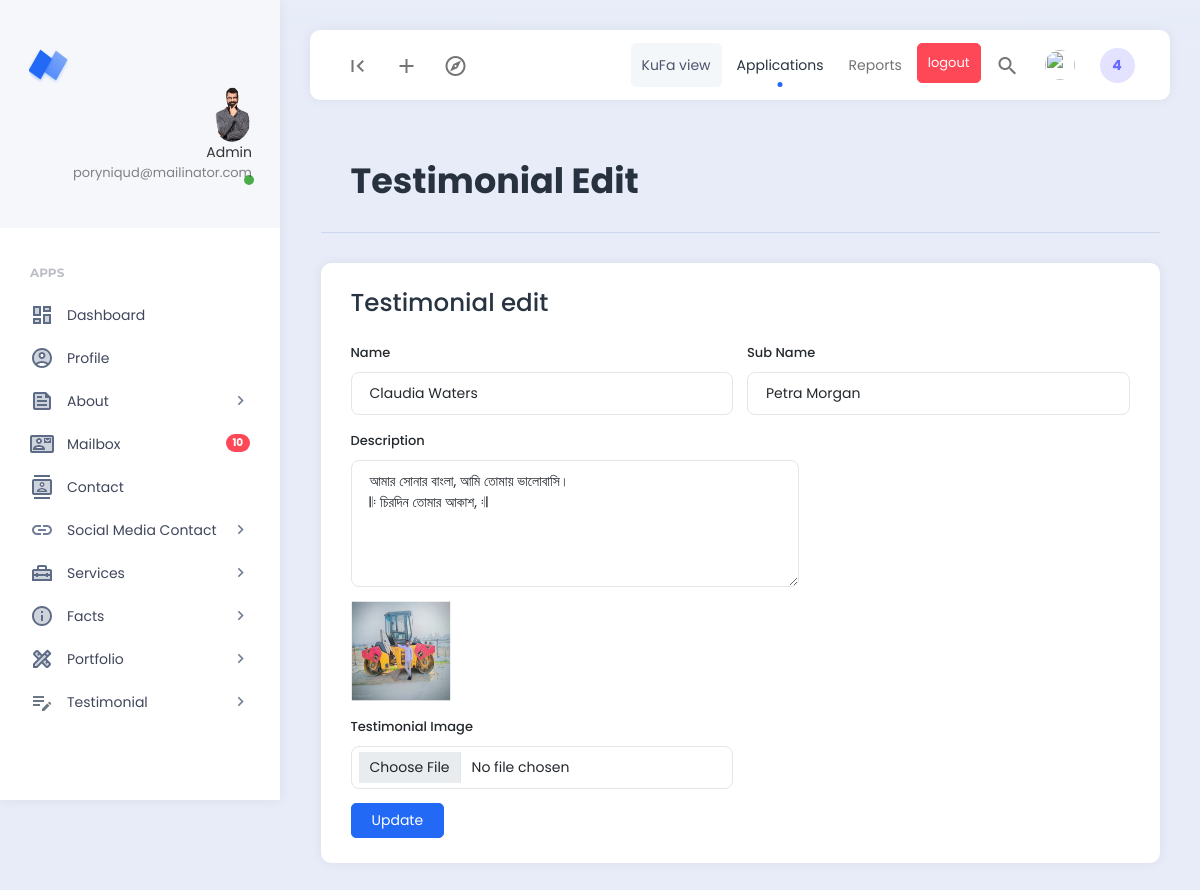
/dashboard/testimonial_edit.php?edit_id=3 (signed in), run on an earlier commit of the app's database.
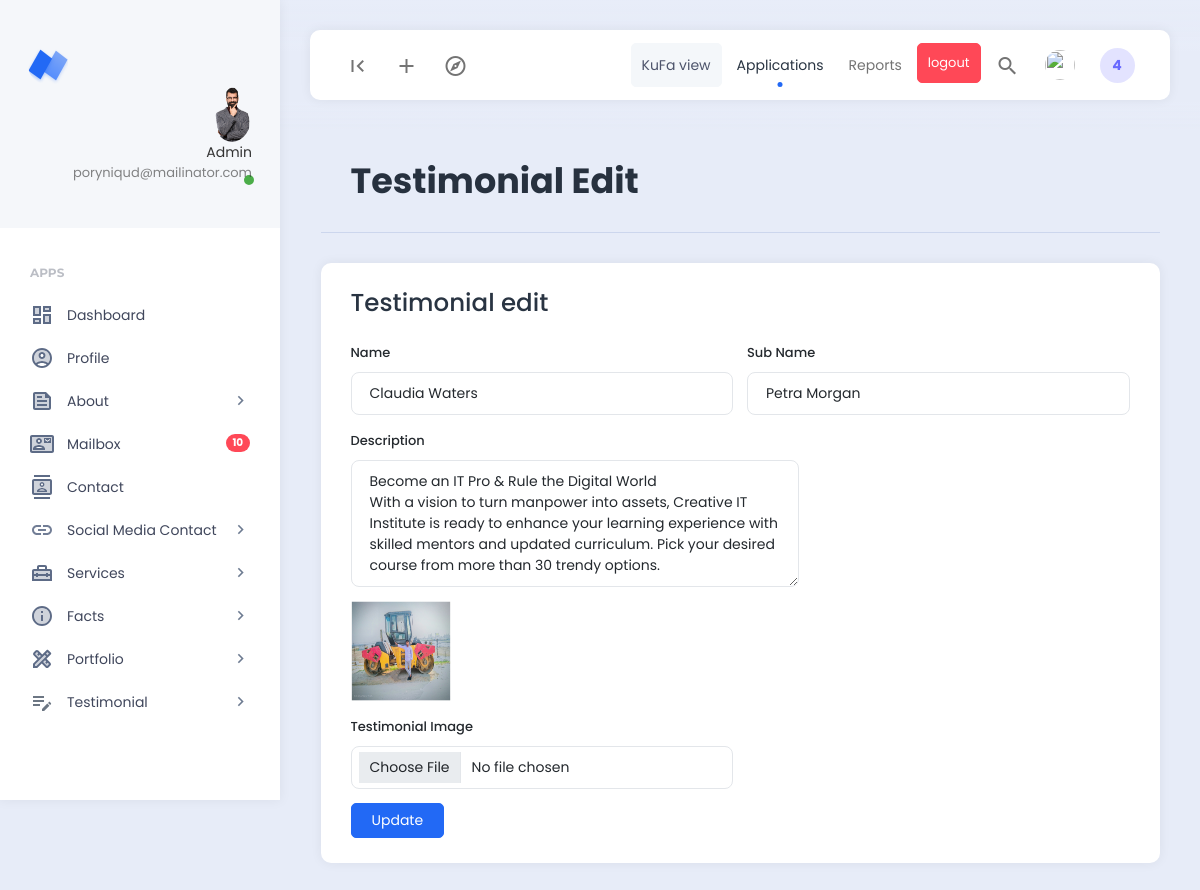
And on a later commit of the database.
### tables this page shows
CREATE TABLE `testimonials` (
  `id` int NOT NULL,
  `name` varchar(100) NOT NULL,
  `sub_name` varchar(100) NOT NULL,
  `description` longtext NOT NULL,
  `image` varchar(100) NOT NULL,
  `status` varchar(20) NOT NULL DEFAULT 'active'
);

### dashboard/testimonial_edit.php (the view, shortened to what this page needs)
<?php
include('./extends/header.php');
include('../config/db.php');
$id = $_GET['edit_id'];
$select_quary = "SELECT * FROM testimonials WHERE id='$id'";
$connect = mysqli_query($db_connect,$select_quary);
$testimonial = mysqli_fetch_assoc($connect);
?>
<div class="row">
    <div class="col">
        <div class="page-description">
            <h1>Testimonial Edit</h1>
        </div>
    </div>
</div>
<div class="row">
    <div class="col-12">
        <div class="card">
            <div class="card-header">
                <h3>Testimonial edit</h3>
            </div>
            <div class="card-body">
                <form class="row g-3" action="testimonial_post.php" method="POST" enctype="multipart/form-data">
                    <div class="col-md-6">
                        <label for="" class="form-label">Name</label>
                        <input type="text" class="form-control" placeholder="Name" name="name"
                            value="<?= $testimonial['name']?>">
                    </div>
                    <div class="col-md-6">
                        <label for="" class="form-label">Sub Name</label>
                        <input type="text" class="form-control" placeholder="Sub Name" name="sub_name"
                            value="<?= $testimonial['sub_name'] ?>">
                    </div>
                    <div class="col-md-7">
                        <label for="" class="form-label" placeholder="Description...">Description</label><br>
                        <textarea name="description" id="" cols="80" rows="5"
                            class="form-control"><?= $testimonial['description'] ?></textarea>
                    </div>
                    <div><img src="../images/testimonial/<?= $testimonial['image'] ?>" alt=""
                            style="width:100px; height:100px;"></div>
                    <div class="col-md-6">
                        <label for="" class="form-label">Testimonial Image</label>
                        <input type="file" class="form-control" name="image">
                    </div>
                    <div class="col-12">
                        <button type="submit" class="btn btn-primary" name="testimonial_update_btn">Update</button>
                    </div>
                </form>
            </div>
        </div>
    </div>
</div>
<?php
include('./extends/footer.php')
?>

What changed in the data, as far as the page shows it:
changed testimonials "Claudia Waters": description "আমার সোনার বাংলা, আমি তোমায় ভালোবাসি। 𝄆 চিরদিন তোমার আকাশ, 𝄇" → "Become an IT Pro & Rule the Digital World With a vision to turn manpower into assets, Creative IT Institute is ready to enhance your learning experience with skilled mentors and updated curriculum. Pick your desired course from more than 30 trendy options."
